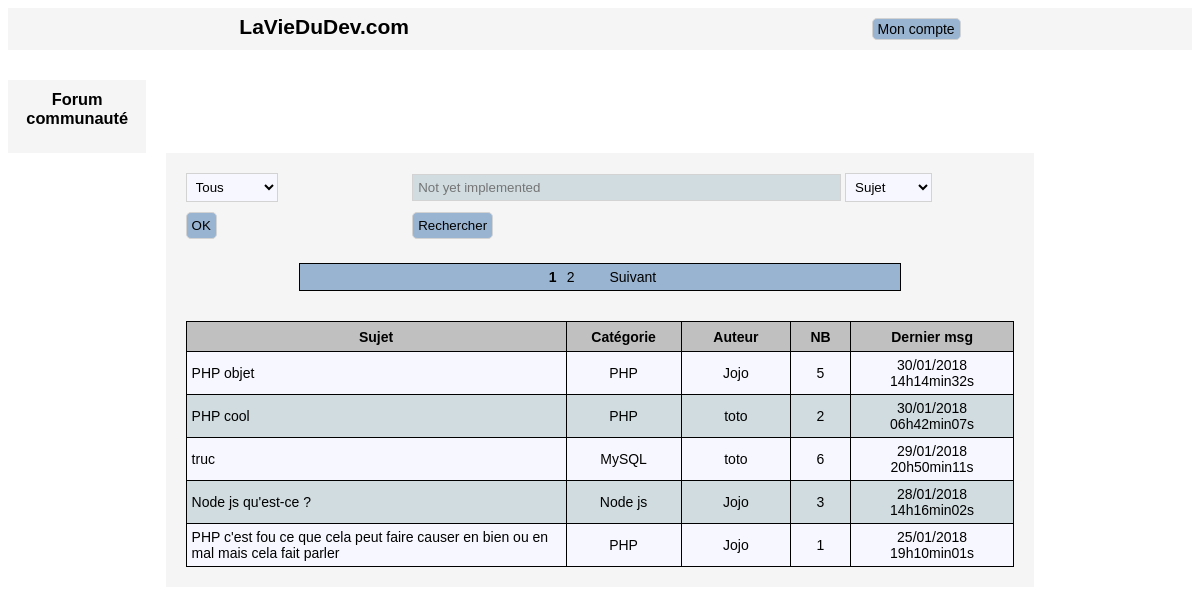
Before: / with the older database file.
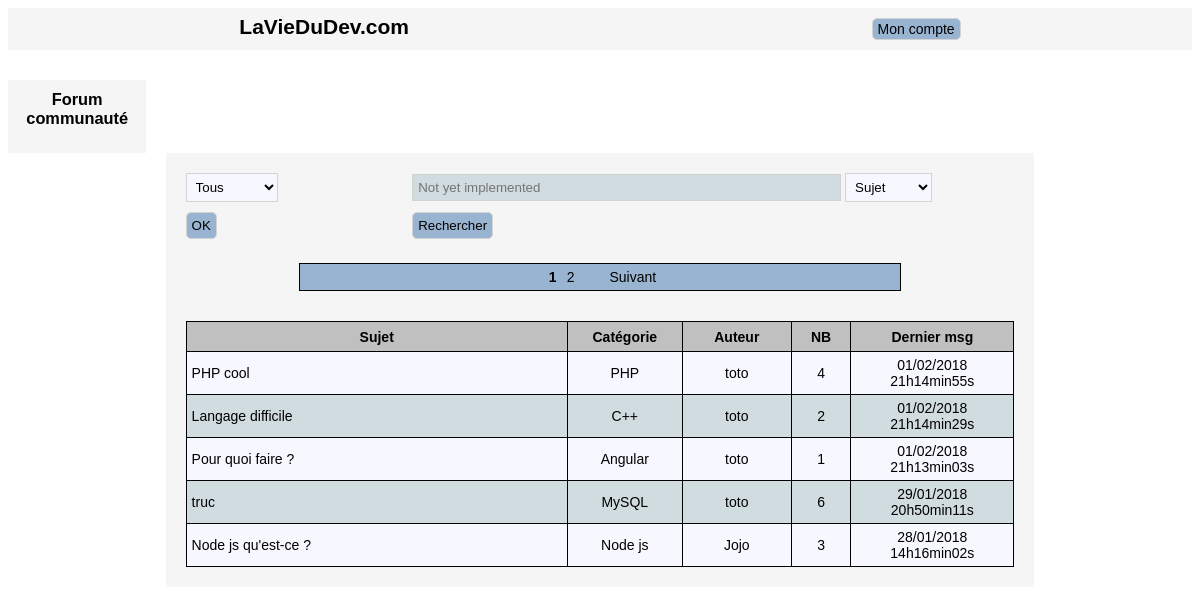
After: the same page with the newer database file.
### tables this page shows
CREATE TABLE `topics` (
  `id` int(11) NOT NULL,
  `id_category` int(11) NOT NULL,
  `id_user` int(11) NOT NULL,
  `topic` varchar(255) NOT NULL,
  `nb_posts` int(11) NOT NULL,
  `last_msg_date` datetime NOT NULL,
  `topic_closed` tinyint(4) NOT NULL
);

CREATE TABLE `categories` (
  `id` int(11) NOT NULL,
  `category` varchar(50) NOT NULL
);

CREATE TABLE `users` (
  `id` int(11) NOT NULL,
  `id_role` int(11) NOT NULL,
  `pseudo` varchar(255) NOT NULL,
  `password` varchar(255) NOT NULL,
  `e_mail` varchar(255) NOT NULL
);

### index.php (called while the page is built, shortened)
<?php
    require "functions.php";
    require "display_fcts.php";
    $page = "home";
    $page_file = "";
    switch( $page ){
        case "home":
            $page_file = "pages/home.php";
            break;
    }
    include "commons/header.php";
    include $page_file;
    include "commons/footer.php";
?>

### functions.php (called while the page is built, shortened)
<?php
function getConnection(){
    $connection = mysqli_connect(DB_HOST, DB_USER, DB_PASS, DB_NAME);
    return $connection;
}
function calcNbPage($nbItem, $nbItemByPage) {
    $nbPage = (int) ($nbItem / $nbItemByPage);
	if ($nbItem % $nbItemByPage > 0) {
		$nbPage++;
    }
    return $nbPage;
}
function build_close_where_filter_category( &$filter_category, $tableCategories) {
    $close_where = '';
    $filter_category = 0;
    return $close_where;
}
function calcNbPageTopics() {
    $connection = getConnection();
    $sql = "SELECT COUNT(*) AS nbItem FROM topics";
    $close_where = build_close_where_filter_category( $filter_category, '' );
    if ($close_where) {
        $sql .= " " . $close_where;
        $statement = mysqli_prepare( $connection, $sql );
        mysqli_stmt_bind_param( $statement, "i", $filter_category );
        mysqli_stmt_execute( $statement );
        mysqli_stmt_bind_result( $statement, $result );
        mysqli_stmt_fetch( $statement );
        mysqli_stmt_close( $statement );
    } else {
        $results = mysqli_query($connection, $sql);
        $result = mysqli_fetch_assoc($results);
        $result = $result["nbItem"];
    }
    return calcNbPage( $result, NB_TOPICS_BY_PAGE );
}
function getCategories() {
    $connection = getConnection();
    $sql = "SELECT * FROM categories ORDER by id";
    $results = mysqli_query( $connection, $sql );
    $categories = [];
    while ($row = mysqli_fetch_assoc( $results )) {
        $categories[] = $row;
    }
    return $categories;
}
function getTopics( $index_page ) {
    $connection = getConnection();
    $close_where = build_close_where_filter_category( $filter_category, "categories" );
    $sql = "SELECT topics.id,topic,topic_closed,category,categories.id,pseudo,nb_posts,
                   DATE_FORMAT(last_msg_date,'%d/%m/%Y %Hh%imin%ss'),users.id FROM topics
            JOIN categories ON categories.id=id_category
            JOIN users ON users.id=id_user" . $close_where .
            " ORDER BY last_msg_date DESC
            LIMIT ?, ?";
    $statement = mysqli_prepare( $connection, $sql );
    $start_index = ($index_page-1) * NB_TOPICS_BY_PAGE;
    $end_index = NB_TOPICS_BY_PAGE;
    if ( $close_where) {
        mysqli_stmt_bind_param( $statement, "iii", $filter_category, $start_index, $end_index );
    } else {
        mysqli_stmt_bind_param( $statement, "ii", $start_index, $end_index );
    }
    mysqli_stmt_execute( $statement );
    mysqli_stmt_bind_result( $statement, $id, $topic, $topic_closed, $category, $id_category, $pseudo,
                                        $nb_posts, $last_msg_date, $id_user );
    $topics = [];
    while ( mysqli_stmt_fetch( $statement ) ) {
        $topics[] = [
            "id_topic" => $id,
            "topic" => $topic,
            "topic_closed" => $topic_closed,
            "category" => $category,
            "id_category" => $id_category,
            "pseudo" => $pseudo,
            "nb_posts" => $nb_posts,
            "last_msg_date" => $last_msg_date,
            "id_user" => $id_user
        ];
    }
    return $topics;
}
?>

### display_fcts.php (the view, shortened to what this page needs)
<?php
    function displayCategories($all, $id_category = 0) {
        $categories = getCategories();
        $shtml = '';
        if ($all) {
            $selected = '';
            if ($id_category == 0) {
                $selected = 'selected';
            }
            $shtml .= '<option value="0" ' . $selected. '>Tous</option>';
        }
        foreach ($categories as $category) {
            $selected = '';
            $shtml .= '<option value="' . $category["id"] . '" ' . $selected . '>' . $category["category"] . '</option>';
        }
        return $shtml;
    }
    function checkIndexPage($index_page_name) {
        $index_page = 1;
        return $index_page;
    }
    function buildParams_posts_topic($params_posts_topic, $with_index_Page, $page = "page", $pageName = "posts_topic") {
        $shtml = '?' . $page . '=' .$pageName . '&id_topic=' . $params_posts_topic["id_topic"] .
                    '&topic=' . $params_posts_topic["topic"] .
                    '&category=' . $params_posts_topic["category"] .
                    '&topic_closed=' . $params_posts_topic["topic_closed"] .
                    '&id_category=' . $params_posts_topic["id_category"] .
                    '&last_msg_date=' . $params_posts_topic["last_msg_date"];
        return $shtml;
    }
    function displayTopics() {
        $index_page = checkIndexPage("index_page");
        $topics = getTopics($index_page);
        $shtml = '';
        foreach ($topics as $key => $topic) {
            if ( $key % 2 == 0) {
                $shtml .= '<tr class="tr_pair">';
            } else {
                $shtml .= '<tr class="tr_impair">';
            }
            $shtml .= '<td><a href="' . buildParams_posts_topic($topic, false) .
                      '&index_page=' . $index_page . '">' . $topic["topic"] . '</a></td>';
            $shtml .= '<td class="td_center">' . $topic["category"] . '</td>';
            $shtml .= '<td class="td_center">' . $topic["pseudo"] . '</td>';
            $shtml .= '<td class="td_center">' . $topic["nb_posts"] . '</td>';
            $shtml .= '<td class="td_center">' . $topic["last_msg_date"] . '</td>';
            $shtml .= '</tr>';
        }
        return $shtml;
    }
    function BuildAnchorTopics($nPage, $index_page, $classValue, $txtAnchor) {
        if (isset($classValue)) {
            $anchor = '<a class="' . $classValue . '"';
        } else {
            $anchor = '<a';
        }
        if ($classValue == 'aPageNum') {
            if ($nPage == $index_page) {
                $anchor .= ' style="color:black;font-weight:bold"';
            }
        }
        $anchor .= ' href="?page=home&index_page=' . $nPage . '">';
        if (isset($txtAnchor)) {
            $anchor .=  $txtAnchor;
        } else {
            $anchor .= $nPage;
        }
        $anchor .= "</a>";
        return $anchor;
    }
    function CalcViewPageInfAndSup($numPage, $nbPage, $nbViewPage , &$viewPageInf, &$viewPageSup) {
        $nbViewPageDiv2 = (int) ($nbViewPage / 2);
        if ($nbPage <= $nbViewPage) {
            $viewPageInf = 1;
            $viewPageSup = $nbPage;
        }
    }
    function BuildListPagesTopics($index_page, $nbPage) {
        $nbViewPage = 7;
        CalcViewPageInfAndSup($index_page, $nbPage, $nbViewPage, $viewPageInf, $viewPageSup);
        $divPages = '<div id="divPages">';
        for ($i = $viewPageInf; $i <= $viewPageSup; $i++) {
            $divPages .= BuildAnchorTopics($i, $index_page, 'aPageNum', null);
        }
        if ($index_page < $nbPage) {
            $divPages .= BuildAnchorTopics($index_page+1, $index_page, 'aPageNext', 'Suivant');
        }
        $divPages .= '</div>';
        return $divPages;
    }
    function PutNavPagesTopics($index_page) {
        $nbPage = calcNbPageTopics();
        $divPages = '';
        if ($nbPage > 0) {
            $divPages = BuildListPagesTopics($index_page, $nbPage);
        }
        return $divPages;
    }
?>

### commons/header.php (shortened to what this page needs)
<html>
    <head>
        <link rel="stylesheet" href="assets/css/styles.css">
    </head>
    <body>
        <div id=div_head>
            <h2>LaVieDuDev.com</h2>
            <a class="a_btn" href="?page=login">Mon compte</a>
        </div>

### pages/home.php (shortened to what this page needs)
<div id="div_title_page">
    <h3 class="title_page_home">Forum communauté</h3>
</div>
<div id="div_main_forum">
    <div id="div_forms_forum">
        <form class="form_forum" id="form_filter_category" action="?service=filter_category" method="POST">
            <select name="category" id="category">
                <?php echo displayCategories( true ) ?>
            </select>
            <input type="submit" value="OK">
        </form>
        <form id="form_search" action="" >
            <input type="text" name="txt_search" placeholder="Not yet implemented" size="50" maxlength="50">
            <select name="type_search" id="type_search">
                <option value="type_search1">Sujet</option>
            </select>
            <input type="submit" value="Rechercher">
        </form>
    </div>
    <div id="pages">
        <?php
            $index_page = checkIndexPage("index_page");
            echo PutNavPagesTopics($index_page);
        ?>
    </div>
    <table id="t_topics">
        <tr>
            <th class="head_topic">Sujet</th>
            <th class="head_category">Catégorie</th>
            <th class="head_author">Auteur</th>
            <th class="head_nb">NB</th>
            <th class="head_last_msg">Dernier msg</th>
        </tr>
        <?php echo displayTopics() ?>
    </table>
</div>

### assets/css/styles.css (style rules this page uses)
body { font-family: sans-serif; font-size: 14px; }
a { text-decoration: none; }
.a_btn { background-color: rgb(153,180,209); color: black; border: 1px solid lightgray; border-radius: 5px; padding: 2px 5px; }
#div_main_forum { width:70%; background-color: #f5f5f5; margin: auto; padding: 20px; }
#div_title_page { width: 10%; background-color: #f5f5f5; padding: 10px 10px 15px 10px; text-align: center; }
#div_title_page h3 { margin-top: 0px; margin-bottom: 10px; }
#div_head { display: flex; justify-content: space-around; margin-bottom: 30px; background-color: #f5f5f5; }
#div_head a { display: block; margin-top: 10px; margin-bottom: 10px; }
#div_head h2 { padding-top : 7px; margin: 0px; }
form input[type='text'], input[type='password'], textarea, select { padding: 5px; margin-bottom: 10px; }
input[type='submit'] { background-color: rgb(153,180,209); border: 1px solid lightgray; border-radius: 5px; padding: 2px 5px; }
input[type='text'], input[type='password'], textarea { background-color: rgb(208,220,224); border: 1px solid lightgray; }
select { background-color: rgb(247,247,255); border: 1px solid lightgray; }
#div_forms_forum input[type='submit'] { padding: 5px; }
#div_forms_forum { display: flex; justify-content: center; }
.form_forum { margin-right: 100px; }
#pages { padding-top: 10px; padding-bottom: 30px; }
#divPages { display: flex; justify-content: center; margin: auto; border: 1px solid black; padding-top: 5px; padding-bottom: 5px; width: 600px; background-color: rgb(153,180,209); }
#divPages a { color: black; }
.aPageNum { margin-left: 5px; margin-right: 5px; }
.aPageNext { margin-left: 30px; }
table { margin: auto; border-collapse: collapse; font-size: inherit; }
table a { color: black; }
th, td { border: 1px solid black; padding: 5px; }
.tr_pair { background-color: rgb(247,247,255); }
.tr_impair { background-color: rgb(208,220,224); }
th { background-color: silver;; }
.head_topic { width: 500px; }
.head_category { width: 120px; }
.head_author { width: 120px; }
.head_nb { width: 60px; }
.head_last_msg { width: 180px; }
.td_center { text-align: center; }
th, tr { height: 30px; }

Changed rows visible on the page:
removed topics: topic "PHP objet", id_category.category "PHP", id_user.pseudo "Jojo", nb_posts "5", last_msg_date "30/01/2018 14h14min32s"
no longer on this page (row edited): topics: topic "PHP c'est fou ce que cela peut faire causer en bien ou en mal mais cela fait parler", id_category.category "PHP", id_user.pseudo "Jojo", nb_posts "1", last_msg_date "25/01/2018 19h10min01s"
changed topics "PHP cool": nb_posts "2" → "4"; last_msg_date "30/01/2018 06h42min07s" → "01/02/2018 21h14min55s"
added topics: topic "Langage difficile", id_category.category "C++", id_user.pseudo "toto", nb_posts "2", last_msg_date "01/02/2018 21h14min29s"
added topics: topic "Pour quoi faire ?", id_category.category "Angular", id_user.pseudo "toto", nb_posts "1", last_msg_date "01/02/2018 21h13min03s"
